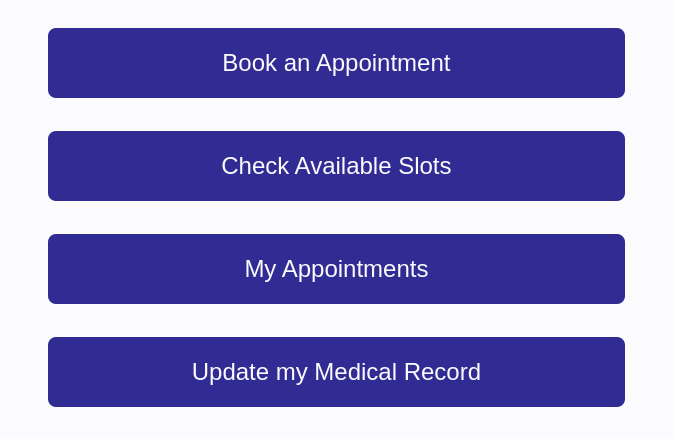
<?xml version="1.0" encoding="UTF-8"?>
<ui version="4.0">
 <class>PatientWindow</class>
 <widget class="QDialog" name="PatientWindow">
  <property name="geometry">
   <rect>
    <x>0</x>
    <y>0</y>
    <width>673</width>
    <height>439</height>
   </rect>
  </property>
  <property name="windowTitle">
   <string>Patient Window</string>
  </property>
  <property name="styleSheet">
   <string notr="true">QDialog {
    color: #050315;
    background-color: #fbfbfe;
    font-family: 'Arial', sans-serif;
    font-size: 16px;
}

QPushButton {
    background-color: #312c93;
    color: #fbfbfe;
	font-size: 24px;
    border-radius: 8px;
    padding: 10px;
    margin: 10px auto;
    width: 300px;
    height: 50px;
    display: block;
    text-align: center;
}

QPushButton:hover {
    background-color: #433bff;
}

QPushButton:pressed {
    background-color: #dedcff;
    color: #312c93;
}
</string>
  </property>
  <layout class="QVBoxLayout" name="verticalLayout">
   <item>
    <widget class="QPushButton" name="btnBookAppointment">
     <property name="text">
      <string>Book an Appointment</string>
     </property>
    </widget>
   </item>
   <item>
    <widget class="QPushButton" name="btnFillMedicalRecord">
     <property name="text">
      <string>Check Available Slots</string>
     </property>
    </widget>
   </item>
   <item>
    <widget class="QPushButton" name="btnMessageHealthcareProvider">
     <property name="text">
      <string>My Appointments</string>
     </property>
    </widget>
   </item>
   <item>
    <widget class="QPushButton" name="btnPastAppointments">
     <property name="text">
      <string>Update my Medical Record</string>
     </property>
    </widget>
   </item>
  </layout>
 </widget>
 <resources/>
 <connections/>
</ui>
